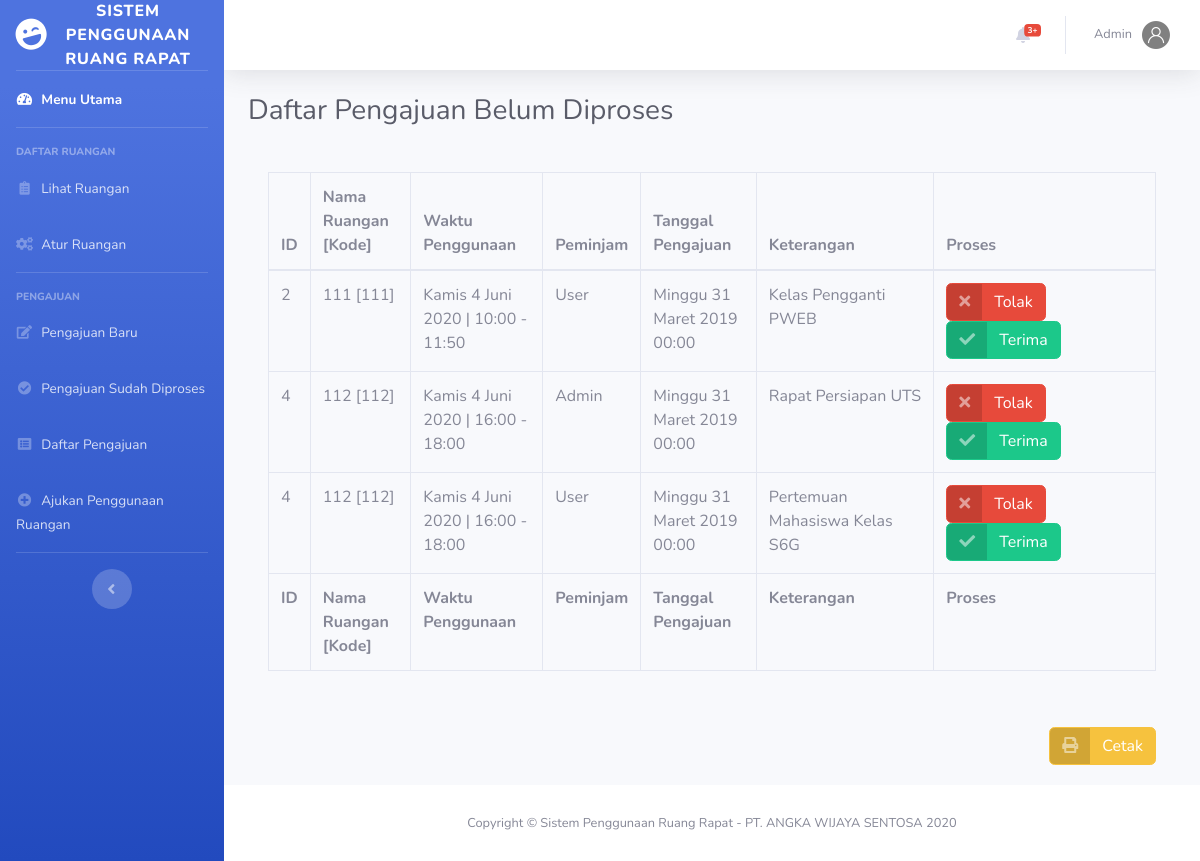
The app's page /pengajuan_ruangan.php (signed in), older data.
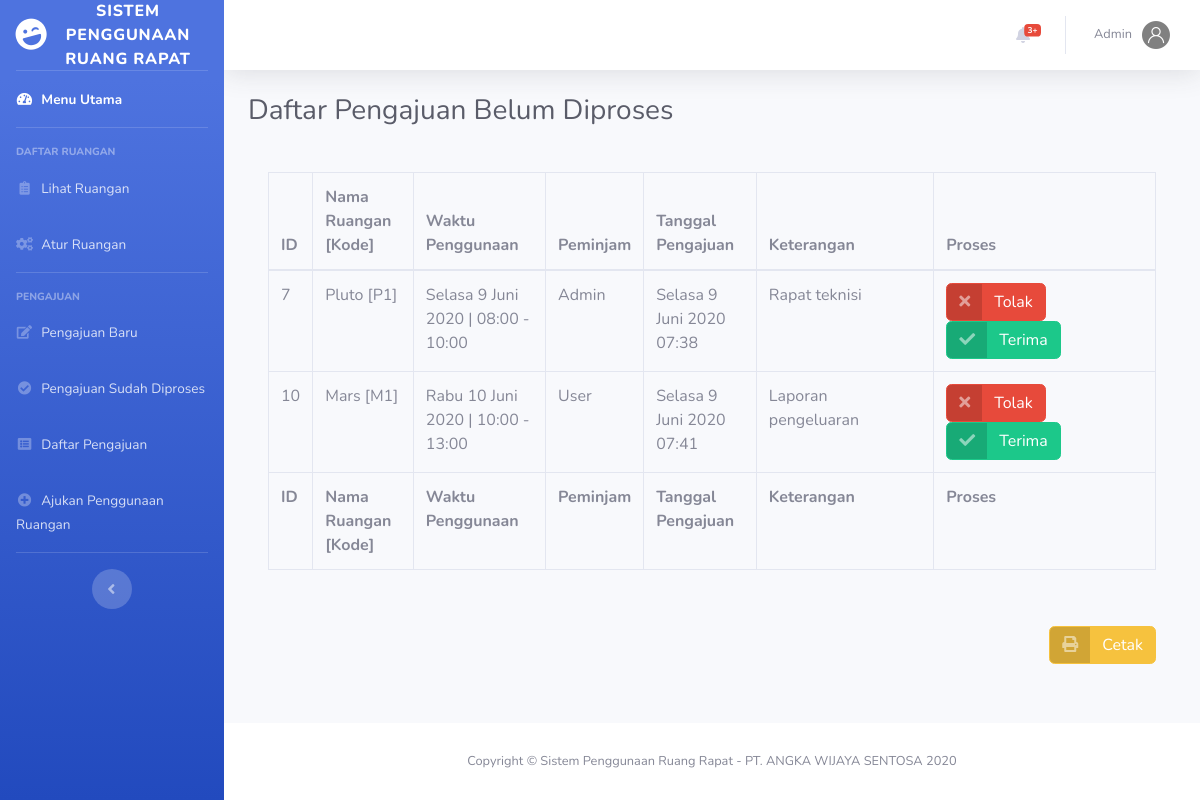
The same page, newer data.
### tables this page shows
CREATE TABLE IF NOT EXISTS PenggunaanRuangan (
	id INT(20) UNSIGNED AUTO_INCREMENT,
	id_ketersediaan INT(20) UNSIGNED NOT NULL,
	id_user INT(20) UNSIGNED NOT NULL,
	tanggal_pengajuan DATETIME NOT NULL,
	keterangan VARCHAR(144),
	status INT(20),
	PRIMARY KEY (id),
	FOREIGN KEY (id_ketersediaan) REFERENCES KetersediaanRuangan(id),
	FOREIGN KEY (id_user) REFERENCES User(id)
);

CREATE TABLE IF NOT EXISTS KetersediaanRuangan (
	id INT(20) UNSIGNED AUTO_INCREMENT,
	kode_ruangan VARCHAR(20) NOT NULL,
	tanggal DATE NOT NULL,
	jam_mulai TIME NOT NULL,
	jam_selesai TIME NOT NULL,
	status INT(20),
	PRIMARY KEY (id),
	FOREIGN KEY (kode_ruangan) REFERENCES Ruangan(kode) ON UPDATE CASCADE ON DELETE RESTRICT
);

CREATE TABLE IF NOT EXISTS Ruangan (
	id INT(20) UNSIGNED AUTO_INCREMENT,
	kode VARCHAR(20) NOT NULL UNIQUE,
	nama VARCHAR(50) NOT NULL,
	deskripsi TEXT,
	PRIMARY KEY (id)
);

CREATE TABLE IF NOT EXISTS User (
	id INT(20) UNSIGNED AUTO_INCREMENT,
	username VARCHAR(20) NOT NULL,
	password VARCHAR(20) NOT NULL,
	email VARCHAR(20),
	nama VARCHAR(40),
	no_handphone VARCHAR(20),
	bagian VARCHAR(20),
	role INT(20),
	PRIMARY KEY (id)
);

### db_connection.php (called while the page is built, shortened)
<?php
	function hari($tanggal){
		$nama_hari = date("D", $tanggal);
		switch($nama_hari){
			case 'Sun':
				$nama_hari = "Minggu"; break;
			case 'Mon':
				$nama_hari = "Senin"; break;
			case 'Tue':
				$nama_hari = "Selasa"; break;
			case 'Wed':
				$nama_hari = "Rabu"; break;
			case 'Thu':
				$nama_hari = "Kamis"; break;
		}
		return $nama_hari;
	}
	function formatTanggal($tanggal) {
		$tanggal = date("Y-m-j", strtotime($tanggal));
		$bulan = array (1 => 'Januari', 'Februari', 'Maret', 'April', 'Mei', 'Juni', 'Juli', 'Agustus', 'September', 'Oktober', 'November', 'Desember');
		$split = explode('-', $tanggal);
		return hari(strtotime($tanggal)) . ' ' .  $split[2] . ' ' . $bulan[ (int)$split[1] ] . ' ' . $split[0];
	}
	function formatJam($jam) {
		$jam = date('H:i', strtotime($jam));
		return substr($jam, 0, 5);
	}
?>

### pengajuan_ruangan.php (the view, shortened to what this page needs)
<!DOCTYPE html>
<html lang="en">
<?php $title = "Daftar Pengajuan Belum Diproses"; include 'head.php';?>
<body id="page-top">
  <div id="wrapper">
    <?php include 'navigasi.php';?>
    <div id="content-wrapper" class="d-flex flex-column">
      <div id="content">
        <?php include 'topbar.php';?>
        <div class="container-fluid">
          <h1 class="h3 mb-4 text-gray-800">Daftar Pengajuan Belum Diproses</h1>
          <div class="card-body">
            <div class="table-responsive">
              <table class="table table-bordered" id="dataTable" width="100%" cellspacing="0">
                <thead>
                  <tr>
                    <th>ID</th>
                    <th>Nama Ruangan [Kode]</th>
                    <th>Waktu Penggunaan</th>
                    <th>Peminjam</th>
                    <th>Tanggal Pengajuan</th>
                    <th width="20%">Keterangan</th>
                    <th width="25%">Proses</th>
                  </tr>
                </thead>
                <tfoot>
                  <tr>
                    <th>ID</th>
                    <th>Nama Ruangan [Kode]</th>
                    <th>Waktu Penggunaan</th>
                    <th>Peminjam</th>
                    <th>Tanggal Pengajuan</th>
                    <th>Keterangan</th>
                    <th>Proses</th>
                  </tr>
                </tfoot>
                <tbody>
                  <?php
                  include 'db_connection.php';
                  $conn = connectDB();
                  $sql = "SELECT * FROM PenggunaanRuangan WHERE status=0";
                  $resultPenggunaan = $conn->query($sql);
                  if ($resultPenggunaan->num_rows > 0) {
                    while($rowPenggunaan = $resultPenggunaan->fetch_assoc()) {
                      $sql = "SELECT * FROM KetersediaanRuangan WHERE id='".$rowPenggunaan["id_ketersediaan"]."'";
                      $resultKetersediaan = $conn->query($sql);
                      $rowKetersediaan = $resultKetersediaan->fetch_assoc();
                      $sql = "SELECT * FROM Ruangan WHERE kode='".$rowKetersediaan["kode_ruangan"]."'";
                      $resultRuangan = $conn->query($sql);
                      $rowRuangan = $resultRuangan->fetch_assoc();
                      $ruangan = $rowRuangan["nama"]." [".$rowRuangan["kode"]."]";
                      $sql = "SELECT * FROM User WHERE id='".$rowPenggunaan["id_user"]."'";
                      $resultUser = $conn->query($sql);
                      $rowUser = $resultUser->fetch_assoc();
                      $tanggal = formatTanggal($rowKetersediaan["tanggal"]);
                      $waktu = $tanggal." | ".formatJam($rowKetersediaan["jam_mulai"])." - ".formatJam($rowKetersediaan["jam_selesai"]);
                      $idData = $rowPenggunaan["id"] . "," . $rowPenggunaan["id_ketersediaan"];
                      $tanggal_pengajuan = formatTanggal($rowPenggunaan["tanggal_pengajuan"])." ".formatJam($rowPenggunaan["tanggal_pengajuan"]);
                      $terimaPengajuan = "<a href='#' class='btn btn-success btn-icon-split' onclick='prosesPengajuan(\"".$idData."\", 1)'><span class='icon text-white-50'><i class='fas fa-check'></i></span><span class='text'>Terima</span></a>";
                      $tolakPengajuan = "<a href='#' class='btn btn-danger btn-icon-split' onclick='prosesPengajuan(\"".$idData."\", 2)'><span class='icon text-white-50'><i class='fas fa-times'></i></span><span class='text'>Tolak</span></a>";
                      echo "<tr><td>".$rowKetersediaan["id"]."</td><td>".$ruangan."</td><td>".$waktu."</td><td>".$rowUser["nama"]."</td><td>".$tanggal_pengajuan."</td><td>".$rowPenggunaan["keterangan"]."</td><td>".$tolakPengajuan." ".$terimaPengajuan."</td></tr>";
                    }
                  } else {
                    echo "<tr><td colspan='7' align='center'>- Tidak ada pengajuan baru -</td></tr>";
                  }
                  ?>
                </tbody>
              </table>
            </div>
          </div>
          <?php include 'cetak_halaman.php';?>
        </div>
      </div>
      <?php include 'footer.php';?>
    </div>
  </div>
</body>
</html>

Row changes from the older to the newer data that the page shows:
removed penggunaanruangan: id_ketersediaan "2", ruangan.nama+kode "111 [111]", id_ketersediaan.jam_selesai "Kamis 4 Juni 2020 | 10:00 - 11:50", id_user.nama "User", tanggal_pengajuan "Minggu 31 Maret 2019 00:00", keterangan "Kelas Pengganti PWEB"
removed penggunaanruangan: id_ketersediaan "4", ruangan.nama+kode "112 [112]", id_ketersediaan.jam_selesai "Kamis 4 Juni 2020 | 16:00 - 18:00", id_user.nama "Admin", tanggal_pengajuan "Minggu 31 Maret 2019 00:00", keterangan "Rapat Persiapan UTS"
removed penggunaanruangan: id_ketersediaan "4", ruangan.nama+kode "112 [112]", id_ketersediaan.jam_selesai "Kamis 4 Juni 2020 | 16:00 - 18:00", id_user.nama "User", tanggal_pengajuan "Minggu 31 Maret 2019 00:00", keterangan "Pertemuan Mahasiswa Kelas S6G"
added penggunaanruangan: id_ketersediaan "7", ruangan.nama+kode "Pluto [P1]", id_ketersediaan.jam_selesai "Selasa 9 Juni 2020 | 08:00 - 10:00", id_user.nama "Admin", tanggal_pengajuan "Selasa 9 Juni 2020 07:38", keterangan "Rapat teknisi"
added penggunaanruangan: id_ketersediaan "10", ruangan.nama+kode "Mars [M1]", id_ketersediaan.jam_selesai "Rabu 10 Juni 2020 | 10:00 - 13:00", id_user.nama "User", tanggal_pengajuan "Selasa 9 Juni 2020 07:41", keterangan "Laporan pengeluaran"
